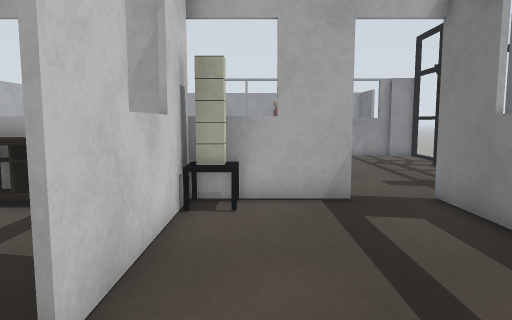
View 1 (above)

23 first-person views from a walk through a world built for the Gazebo simulator. The camera is 0.94 m above the floor, tilts 6° down and sees 70° across. The lines on the ground mark 1 m squares. The floor is counted in squares, 0.5 m on a side. Each view is taken from the middle of a square. On the plan, view 1 faces up. The plan holds only what a view shows up to about 18 squares ahead; the rest is blank. The place goes on beyond the plan. Simple shapes stand in for some stock models.

View 2
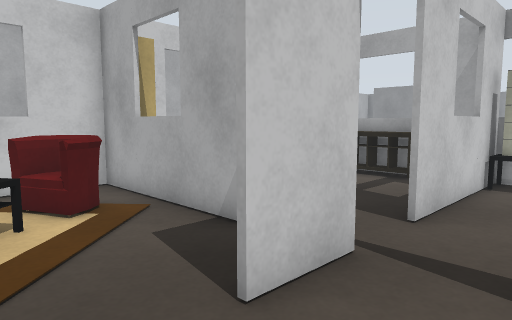

View 3
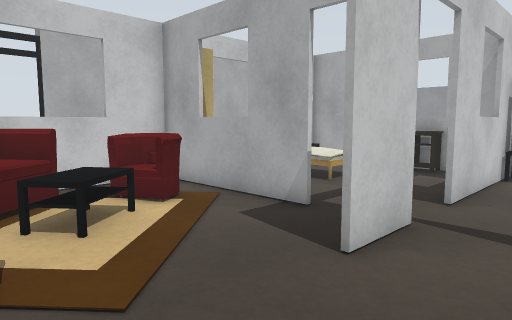

View 4
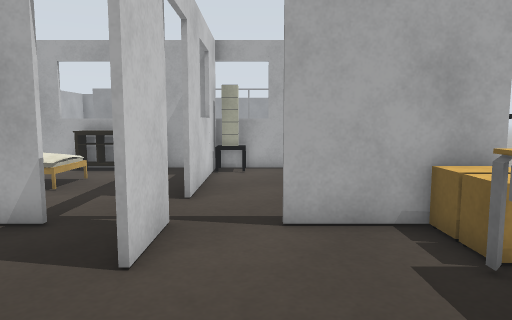

View 5
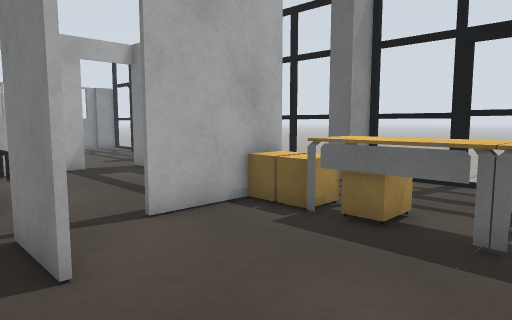

View 6
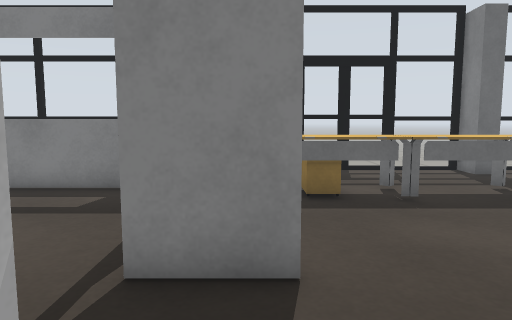

View 7
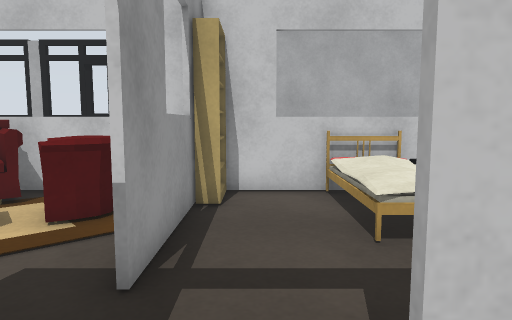

View 8
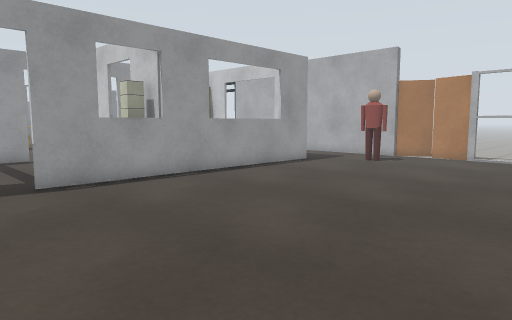

View 9
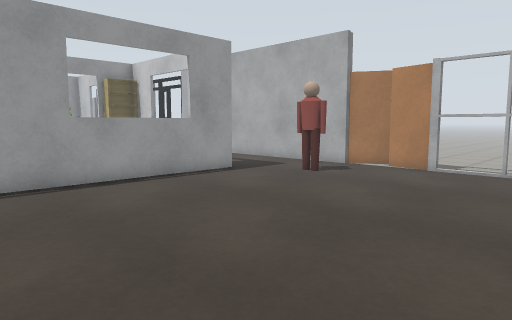

View 10
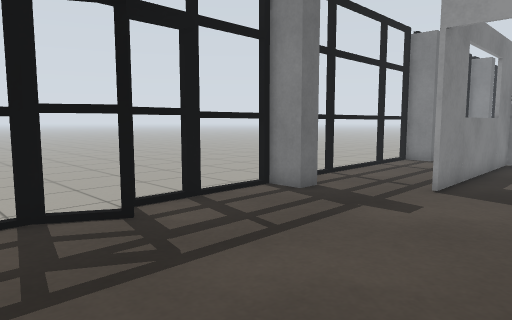

View 11
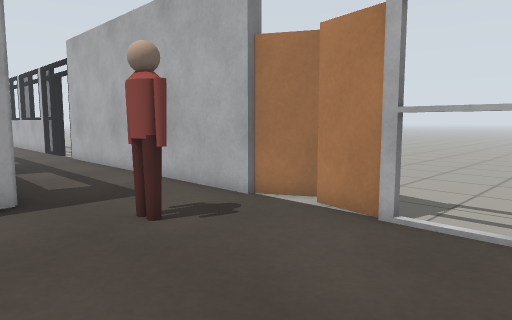

View 12
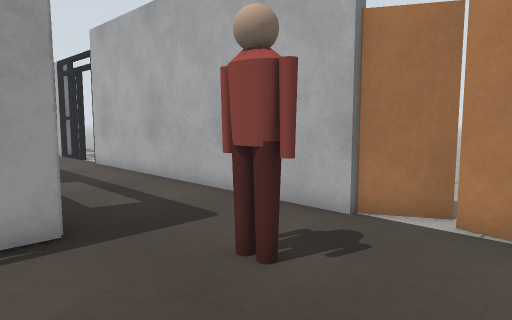

View 13
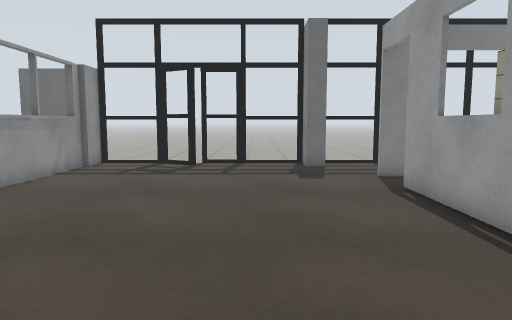

View 14
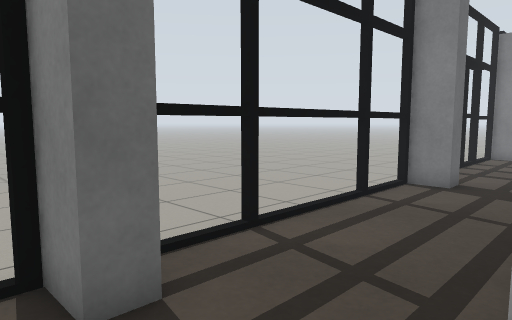

View 15
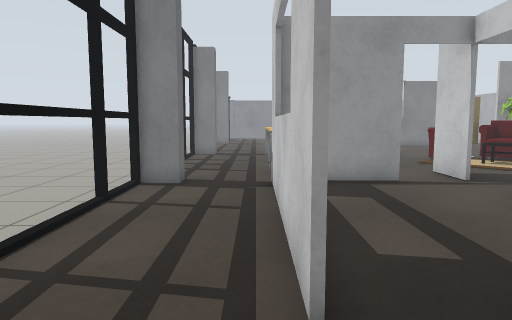

View 16
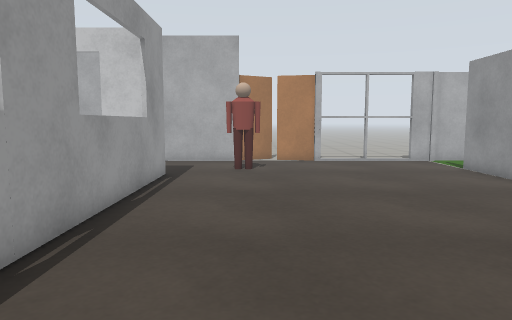

View 17
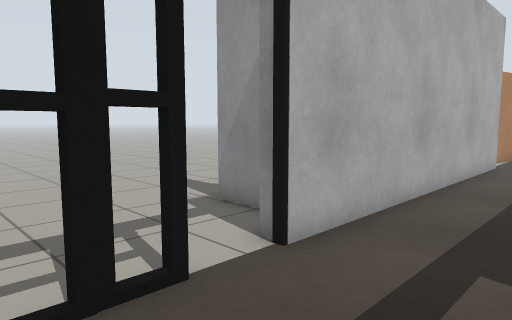

View 18
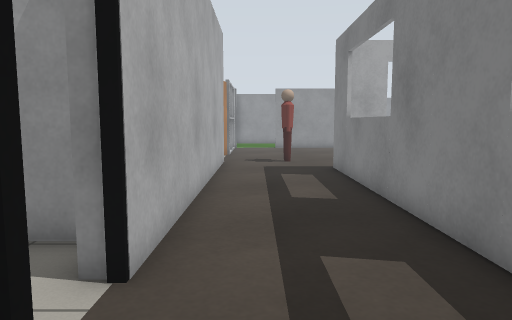

View 19
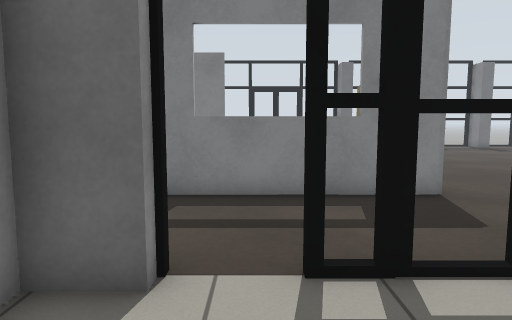

View 20
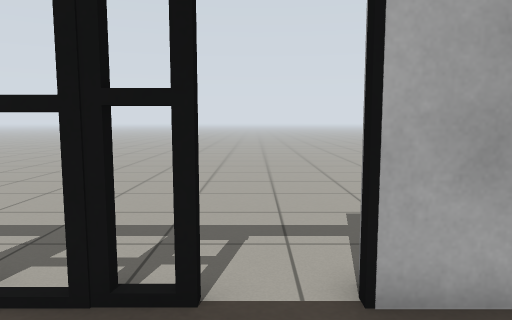

View 21
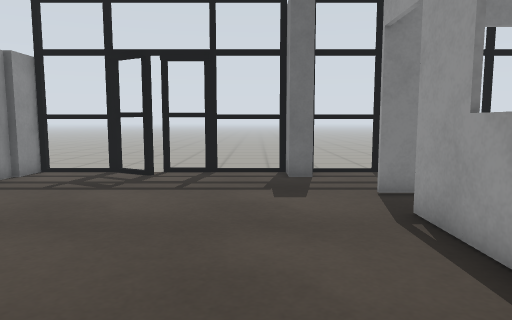

View 22
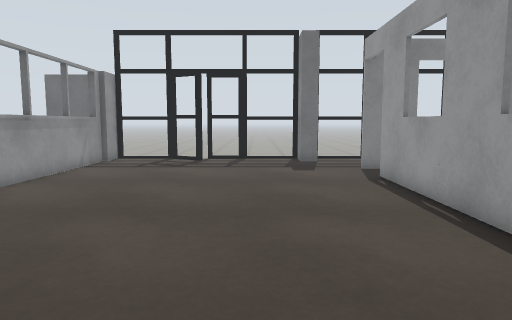

View 23
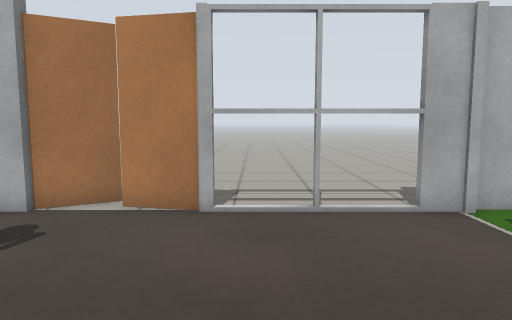

### Floor plan
Key: @ floor where view 1 was taken; # wall or solid block; x gap in a wall; . floor; = window, fence, low wall or low ledge; T thing the floor can be seen under or through; P person.
Columns run from 19 left of view 1 to 10 right of it. Each row starts with its distance up from view 1.
 20 ....T.......      .........##.
 19 ....T.......................#.
 18 ....T.......................#.
 17 ....T......................=..
 16 ....T......................#..
 15 ....x.......................#.
 14 ....#.......................x.
 13 .  .x.......................T.
 12     #..PP...................T.
 11     #..P...................TT.
 10     #......................TT.
  9     #....###====##==##......T.
  8     #....# #=##=.##....#....T.
  7     #....# =.....#.....#....T.
  6     #....=====...=.....=....T.
  5     #....=====...#.....=....T.
  4     #....=====...#.....=....T.
  3     #....=.......#.....=....T.
  2     #....#.............#....T.
  1     #....###=###....####...#T.
  0 ..###....#.......#.@..==...#T.
 -1 ....#....#.==....#....==....T.
 -2 .........=.===........##....#.
 -3 .........=..x=........TT....x.
 -4 ....#....======.......TT....#
 -5 ....x....= #==#=......TT....#
 -6 ....x....####= =.  ...TT....x

Where each view was taken, in squares from view 1:
view 1: 0 up, 0 right, facing up
view 2: 4 down, 1 right, facing up-left
view 3: 6 down, 1 right, facing up-left
view 4: 6 down, 0 right, facing up
view 5: 6 down, 3 left, facing up-right
view 6: 1 down, 6 left, facing right
view 7: 2 up, 0 right, facing left
view 8: 20 up, 5 right, facing down-left
view 9: 20 up, 0 right, facing down-left
view 10: 19 up, 1 right, facing down-right
view 11: 18 up, 8 left, facing down-left
view 12: 15 up, 8 left, facing down-left
view 13: 13 up, 8 left, facing right
view 14: 12 up, 4 right, facing down-right
view 15: 12 up, 5 right, facing down
view 16: 12 up, 3 right, facing left
view 17: 6 down, 11 left, facing up-left
view 18: 6 down, 13 left, facing up
view 19: 3 down, 19 left, facing right
view 20: 3 down, 11 left, facing left
view 21: 12 up, 5 left, facing right
view 22: 13 up, 10 left, facing right
view 23: 16 up, 7 left, facing left
